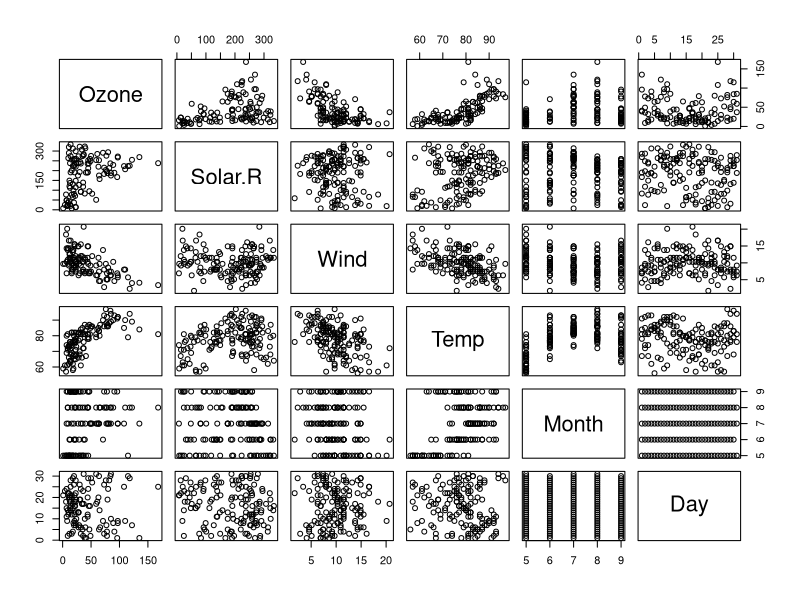
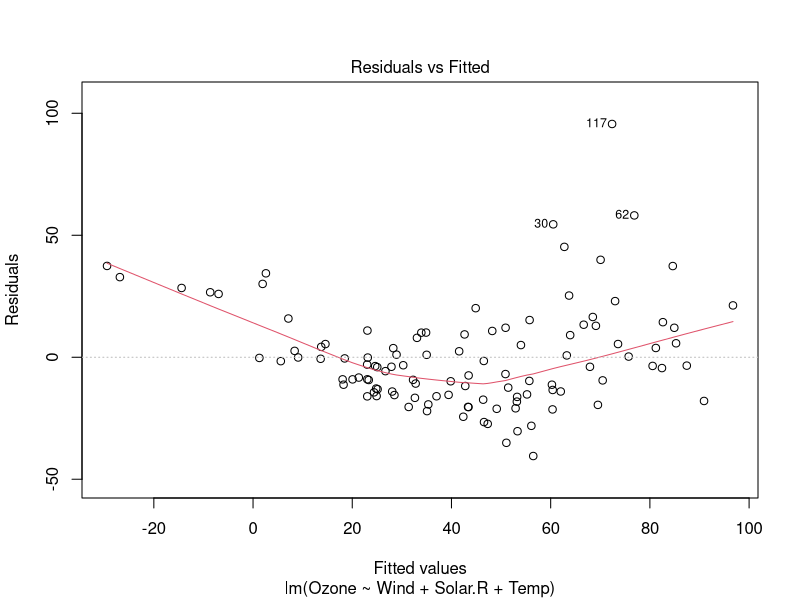
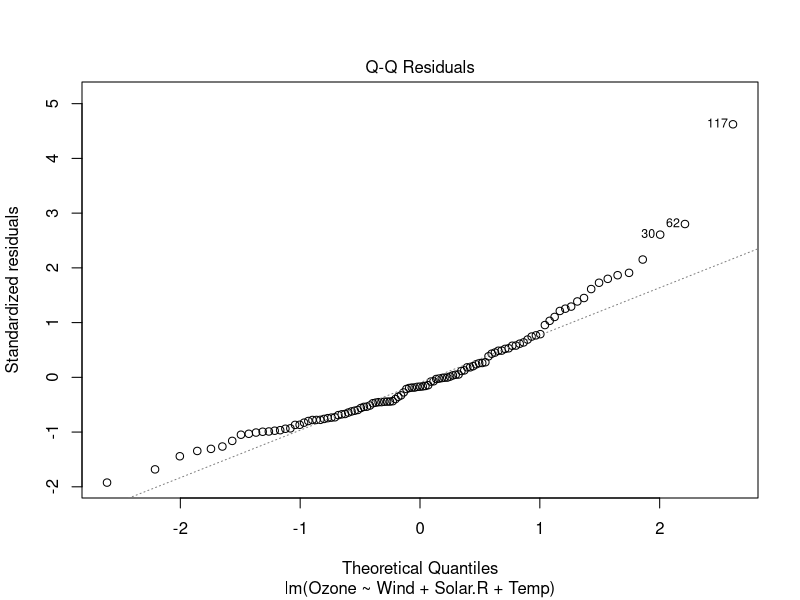
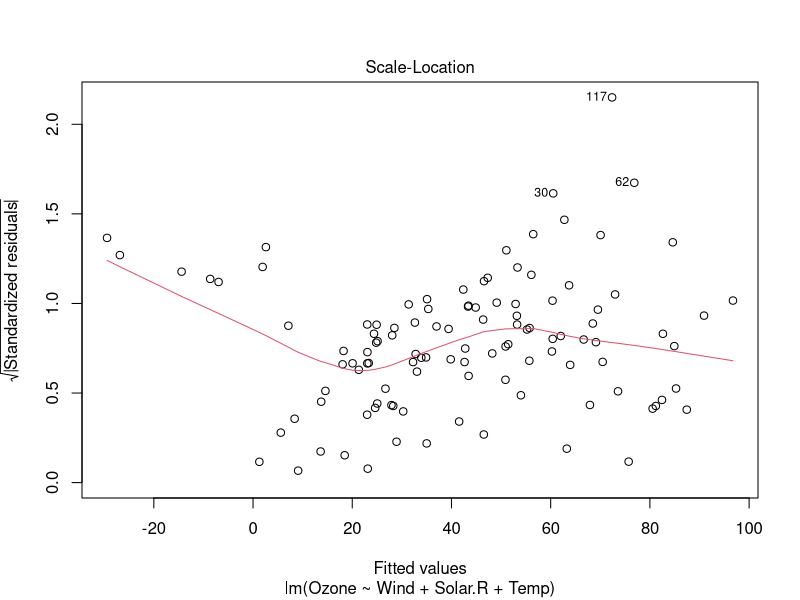
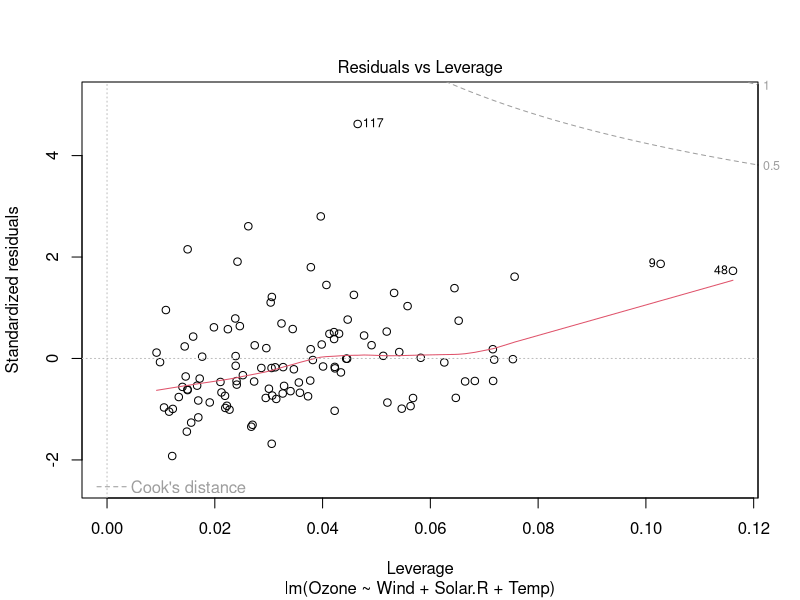
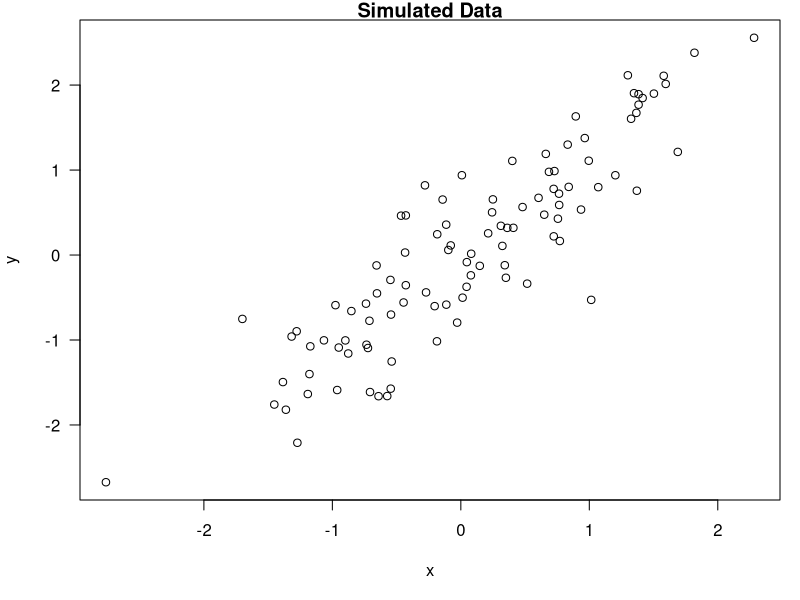

Write R code to recreate these figures, in order.
## ---- chunk 1
time <- format(Sys.time(), "%A, %d %B %Y, %X", usetz = TRUE)
## ---- chunk 2
library(datasets)
## ---- chunk 3
data(airquality)
summary(airquality)
## ---- chunk 4
plot(airquality)
## ---- chunk 5
library(stats)

fit <- lm(Ozone ~ Wind + Solar.R + Temp, data = airquality)
summary(fit)
## ---- chunk 6
plot(fit)
## ---- chunk 7
x <- rnorm(100); y <- x + rnorm(100, sd = 0.5)
## ---- chunk 8
par(mar = c(5, 4, 1, 1), las = 1)
plot(x, y, main = "Simulated Data")
